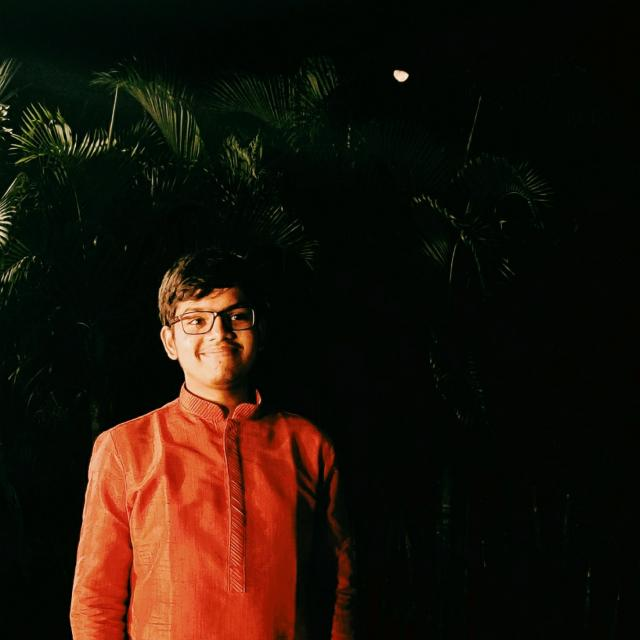
#> input picture Pictures/pic.jpg, 640 x 640 px
$ python edit.py
#> lines starting #> are read from the running program, lines starting #| are printed output that depends on the picture; after the words box and inside, x2 and y2 are one past the last pixel; in counts of white or black regions, pixels touching at a corner belong together
import cv2
import numpy as np

img = cv2.imread('pic.jpg',0);
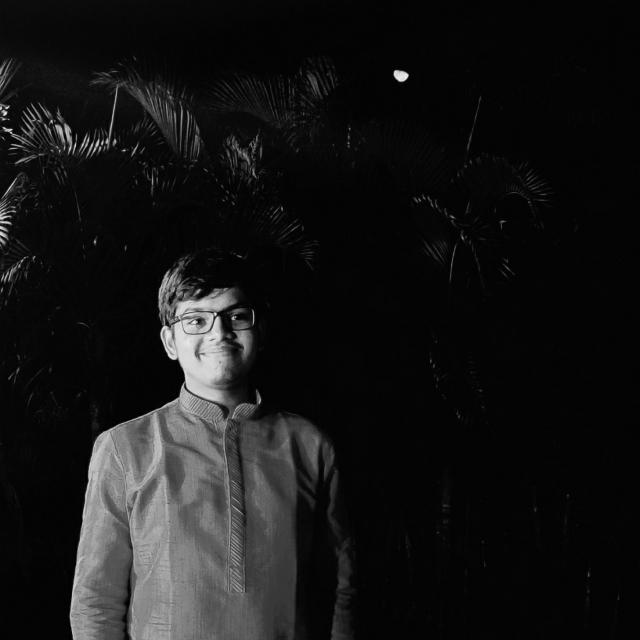
#> img: shape (640, 640); min 0, max 252, mean 22
img = cv2.adaptiveThreshold(img, 145, cv2.ADAPTIVE_THRESH_GAUSSIAN_C,
			 cv2.THRESH_BINARY_INV,19,0)
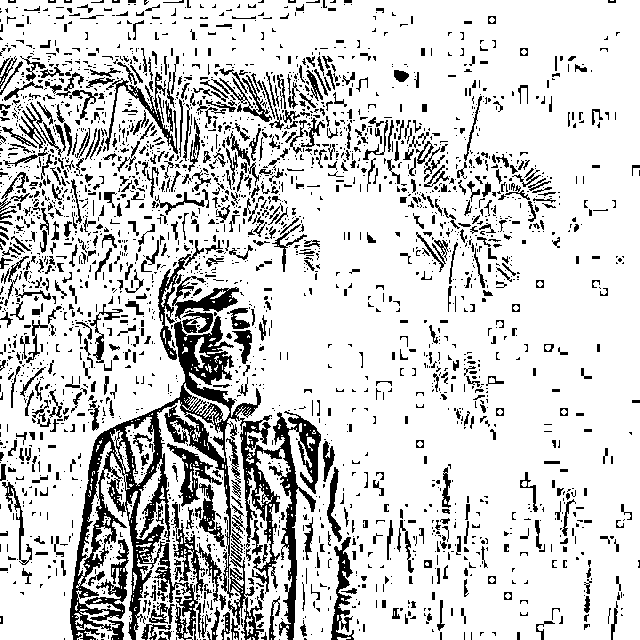
#> img: shape (640, 640); values 0 (black) and 145 (white), 81.5% white; 2792 black regions (2091 under 20 px), largest, box (x1, y1, x2, y2) and area: (70, 316, 321, 640) 21341, (105, 72, 178, 154) 1032, (331, 537, 354, 640) 1010
_,img = cv2.threshold(img, 0, 255, cv2.THRESH_BINARY_INV)
img = cv2.erode(img, np.ones((3,3)),1)
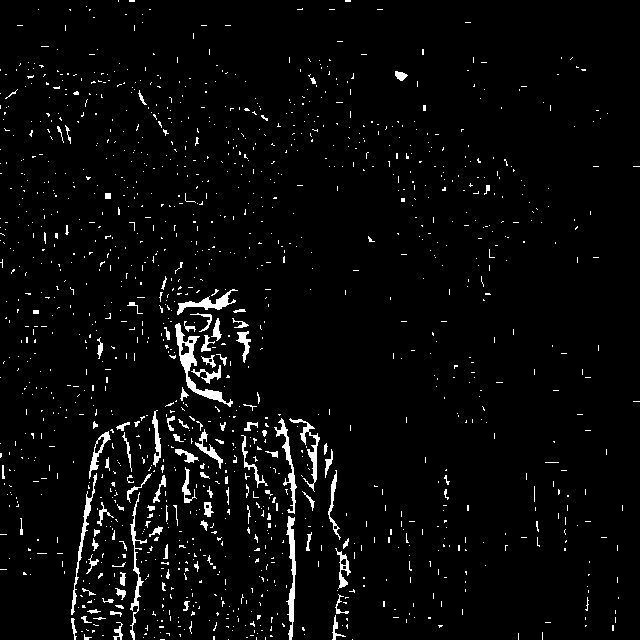
#> img: shape (640, 640); 3.5% white; 1353 white regions (1243 under 20 px), largest, box (x1, y1, x2, y2) and area: (175, 323, 233, 407) 829, (286, 516, 296, 640) 572, (130, 492, 147, 640) 459
cv2.imshow('img',img)
k = cv2.waitKey(0)
#> (key q is pressed here)
if(k==ord('q')):
#> (the run stopped early here; a loop or call above may not have finished)
